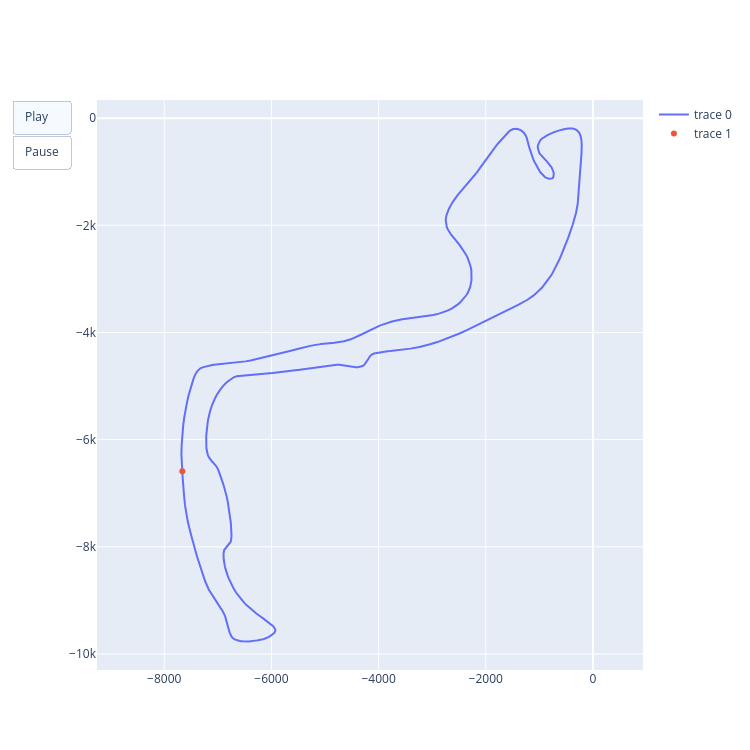

Write notebook code for a chart like this one.
### Code cell
# define which trace (i.e. NOT the whole circuit trace, but only the driver position) should be updated in the next animation frame 
driver_trace = len(fig.data) - 1 

# add animation
fig.frames = [go.Frame(data=[go.Scatter(x = [row["X"]], y = [row["Y"]])], traces=[driver_trace]) for _, row in fastest_lap.iterrows()] # .iterrows() iterates through the rows of the df it outputs a tuple (column, row)

# add playback controls - AI generated code
fig.update_layout(updatemenus=[dict(type="buttons", buttons=[dict(label="Play", method="animate", args=[None, {"frame": {"duration": 100, "redraw": False}, "transition": {"duration": 0}, "fromcurrent": True}]),
                                                             dict(label="Pause", method="animate", args=[[None], {"mode": "immediate", "frame": {"duration": 0}, "transition": {"duration": 0}}])])])

fig.show()

### Figure 1 — Plotly figure (JSON) as saved in the notebook; plotly's stock layout.template omitted (floating-point values rounded to 4 significant figures; data arrays with more than 128 entries replaced by an {"elided": "..."} marker saying what was removed)
{"data": [{"mode": "lines", "type": "scatter", "x": {"elided": "683 float values"}, "y": {"elided": "683 float values"}}, {"mode": "markers", "type": "scatter", "x": [-7663.0], "y": [-6590.0]}], "layout": {"height": 750, "updatemenus": [{"buttons": [{"args": [null, {"frame": {"duration": 100, "redraw": false}, "fromcurrent": true, "transition": {"duration": 0}}], "label": "Play", "method": "animate"}, {"args": [[null], {"frame": {"duration": 0}, "mode": "immediate", "transition": {"duration": 0}}], "label": "Pause", "method": "animate"}], "type": "buttons"}], "width": 750, "yaxis": {"scaleanchor": "x", "scaleratio": 1}}}
